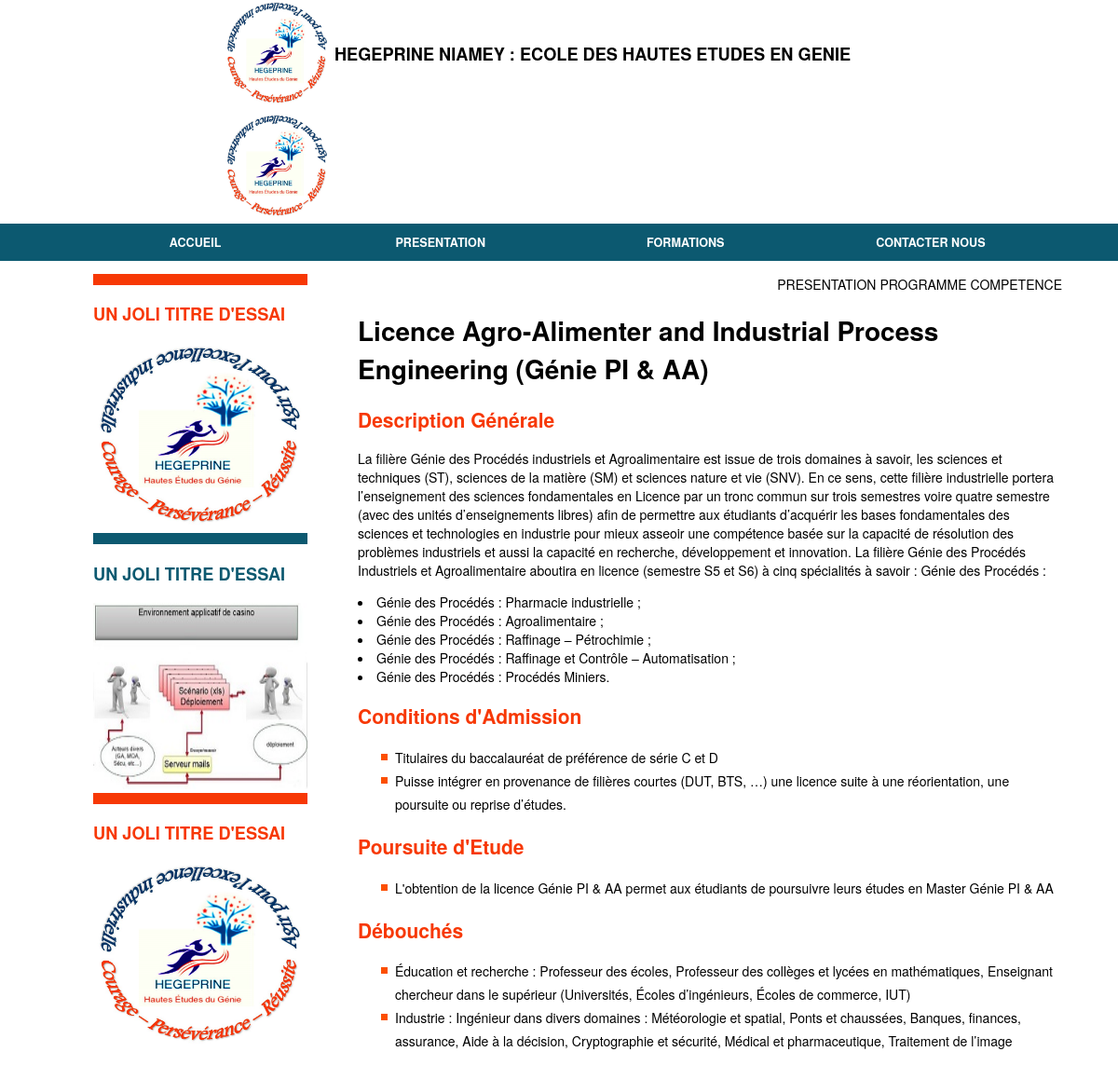
/formation?id=1, run on the app's committed database.
### tables this page shows
CREATE TABLE IF NOT EXISTS `formation` (
  `id` int(11) NOT NULL AUTO_INCREMENT,
  `nom` varchar(100) NOT NULL,
  `description` text NOT NULL,
  `admission` text NOT NULL,
  `poursuite` text NOT NULL,
  `debouche` text NOT NULL,
  `diplome` int(11) NOT NULL,
  `depart` int(11) NOT NULL,
  PRIMARY KEY (`id`),
  KEY `diplome` (`diplome`),
  KEY `depart` (`depart`)
);

### formation.php (the view, shortened to what this page needs)
<!DOCTYPE html>
<html>
<head>
	<link rel="stylesheet" type="text/css" href="css/style.css">
</head>
<body>
	<?php
		include 'menu.php';
		include 'connexion_bd.php';
	?>
	<div id="page">
		<div id="arts_left">
			<ul>
				<li>
					<a href="#">
						<p class="tit">UN JOLI TITRE D'ESSAI</p>
			    		<img src="images/logo.jpg" class="img_mini"/>
		    		</a>
				</li>
				<li>
					<a href="#">
						<p class="tit">UN JOLI TITRE D'ESSAI</p>
			    		<img src="images/slide2.jpg" class="img_mini" />
		    		</a>
				</li>
				<li>
					<a href="#">
						<p class="tit">UN JOLI TITRE D'ESSAI</p>
			    		<img src="images/logo.jpg" class="img_mini" />
		    		</a>
				</li>
			</ul>
		</div>
		<div id="formation">
			<div id="bt_ong">
				<div>PRESENTATION</div>
				<div>PROGRAMME</div>
				<div>COMPETENCE</div>
			</div>
				<?php
					if (isset($_GET['id'])) {
						$id = $_GET['id'];
						$req1 = $bd->query('SELECT * FROM formation where id = '.$id) or die(print_r($bd->errorInfo()));
						$form = $req1 -> fetch();
						?>
						<h1><?php echo $form['nom']; ?></h1>
						<h2 class="title">Description Générale</h2>
						<p><?php echo $form['description']; ?></p>
						<h2 class="title">Conditions d'Admission</h2>
						<?php
							$tabAdm = explode("**", $form['admission']);
						?>
						<ul>
							<?php foreach ($tabAdm as $val) {
								echo "<li class='li_form'>".$val."</li>";
							} ?>
						</ul>
						<h2 class="title">Poursuite d'Etude</h2>
						<?php
							$tabPour = explode("**", $form['poursuite']);
						?>
						<ul>
							<?php foreach ($tabPour as $val) {
								echo "<li class='li_form'>".$val."</li>";
							} ?>
						</ul>
						<h2 class="title">Débouchés</h2>
						<?php
							$tabDeb = explode("**", $form['debouche']);
						?>
						<ul>
							<?php foreach ($tabDeb as $val) {
								echo "<li class='li_form'>".$val."</li>";
							} ?>
						</ul>
					<?php
					}else{
						echo "<h1> Aucune information à afficher </h1>";
					}
				?>
		</div>
	</div>
</body>
</html>

### css/style.css (style rules this page uses)
body { margin:0; font-family: "Helvetica Neue",Helvetica,Arial,sans-serif; font-size: 14px; }
a { text-decoration: none; }
#page { width: 90%; margin: auto; }
ul { list-style: none; }
#les_articles ul li:nth-child(even), #arts_left ul li:nth-child(even) { border-top: 12px solid #0c5970; }
#les_articles ul li:nth-child(odd), #arts_left ul li:nth-child(odd) { border-top: 12px solid #f73805; }
#les_articles ul li:nth-child(even) p.tit, #arts_left ul li:nth-child(even) p.tit { font-weight: bold; color: #0c5970; font-size: 1.3em; }
#les_articles ul li:nth-child(odd) p.tit, #arts_left ul li:nth-child(odd) p.tit { font-weight: bold; color: #f73805; font-size: 1.3em; }
.img_mini { width: 100%; height: 200px; }
#arts_left { float: left; width: 25%; margin-right: 5%; }
#arts_left ul li { position: relative; }
#bt_ong { padding-top: 15px; text-align: right; }
#bt_ong > div { display: inline-block; }
#formation { float: right; width: 70%; }
.title { font-weight: bold; color : #f73805; }
.li_form { position: relative; line-height: 25px; }
.li_form:before { position: absolute; left: -15px; top: 8px; width: 7px; height: 7px; background-color: #FC4F00 ; content: " "; }

### data on the page
formation: nom "Licence Agro-Alimenter and Industrial Process Engineering (Génie PI & AA)", description "La filière Génie des Procédés industriels et Agroalimentaire est issue de trois domaines à savoir, les sciences et techniques (ST), sciences de la matière (SM) et sciences nature et vie (SNV). En ce sens, cette filière industrielle portera l’enseignement des sciences fondamentales en Licence par un tronc commun sur trois semestres voire quatre semestre (avec des unités d’enseignements libres) afin de permettre aux étudiants d’acquérir les bases fondamentales des sciences et technologies en industrie pour mieux asseoir une compétence basée sur la capacité de résolution des problèmes industriels et aussi la capacité en recherche, développement et innovation. La filière Génie des Procédés…", admission "Titulaires du baccalauréat de préférence de série C et D", admission "Puisse intégrer en provenance de filières courtes (DUT, BTS, …) une licence suite à une réorientation, une poursuite ou reprise d’études.", poursuite "L'obtention de la licence Génie PI & AA permet aux étudiants de poursuivre leurs études en Master Génie PI & AA", debouche "Éducation et recherche : Professeur des écoles, Professeur des collèges et lycées en mathématiques, Enseignant chercheur dans le supérieur (Universités, Écoles d’ingénieurs, Écoles de commerce, IUT)", debouche "Industrie : Ingénieur dans divers domaines : Météorologie et spatial, Ponts et chaussées, Banques, finances, assurance, Aide à la décision, Cryptographie et sécurité, Médical et pharmaceutique, Traitement de l’image"
